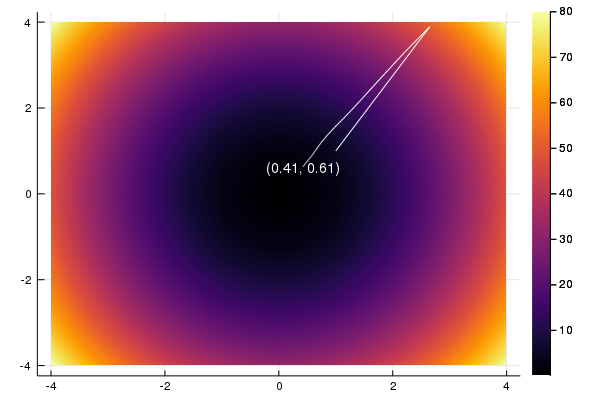

The Julia source for this figure:
using Plots
using Printf


f(x, y) = 3x^2 + 2y^2
dL(x, c) = [6x[1] - c / (x[1] + x[2] - 1), 4x[2] - c / (x[1] + x[2] - 1)]

function BFGS(x, c, epsilon)
    Hinv = [1 0; 0 1]
    xold = copy(x)
    xnew = xold - 0.01 .* Hinv * dL(xold, c)
    while sum((xnew - xold).^2) > epsilon
        s = xnew - xold
        t = dL(xnew, c) - dL(xold, c)
        xold = copy(xnew)
        Hinv = (
            Hinv + (s' * t + t' * Hinv * t) * s * s' ./ (s' * t)^2 -
            (Hinv * t * s' + s * t' * Hinv) ./ (s' * t)
        )
        xnew = xold - 0.01 .* Hinv * dL(xold, c)
    end
    xnew
end

function barrier(x, eps_barrier, eps_bfgs)
    xtrail = []
    ytrail = []
    append!(xtrail, x[1])
    append!(ytrail, x[2])

    xold = copy(x)
    xnew = BFGS(xold, 100.0, eps_bfgs)
    append!(xtrail, xnew[1])
    append!(ytrail, xnew[2])
    c = 1.0
    while sum((xnew - xold).^2) > eps_barrier
        c += 1.0
        xold = copy(xnew)
        xnew = BFGS(xold, 100. / c, eps_bfgs)
        append!(xtrail, xnew[1])
        append!(ytrail, xnew[2])
    end
    xtrail, ytrail
end

eps_barrier = 1e-10
eps_bfgs = 1e-16
x = [1., 1.]
xtrail, ytrail = barrier(x, eps_barrier, eps_bfgs)

x = y = range(-4.0, 4.0, length=1000)
p = plot(x, y, f, st=[:contourf])
for i in 1:length(xtrail)-1
    plot!(p[1], [xtrail[i], xtrail[i+1]], [ytrail[i], ytrail[i+1]], line=(:white, 1), legend=:none)
end
posx = @sprintf "%.2f" xtrail[end]
posy = @sprintf "%.2f" ytrail[end]
annotate!(xtrail[end], ytrail[end], text("($(posx), $(posy))", 10, :center, :white))
png("barrier")
